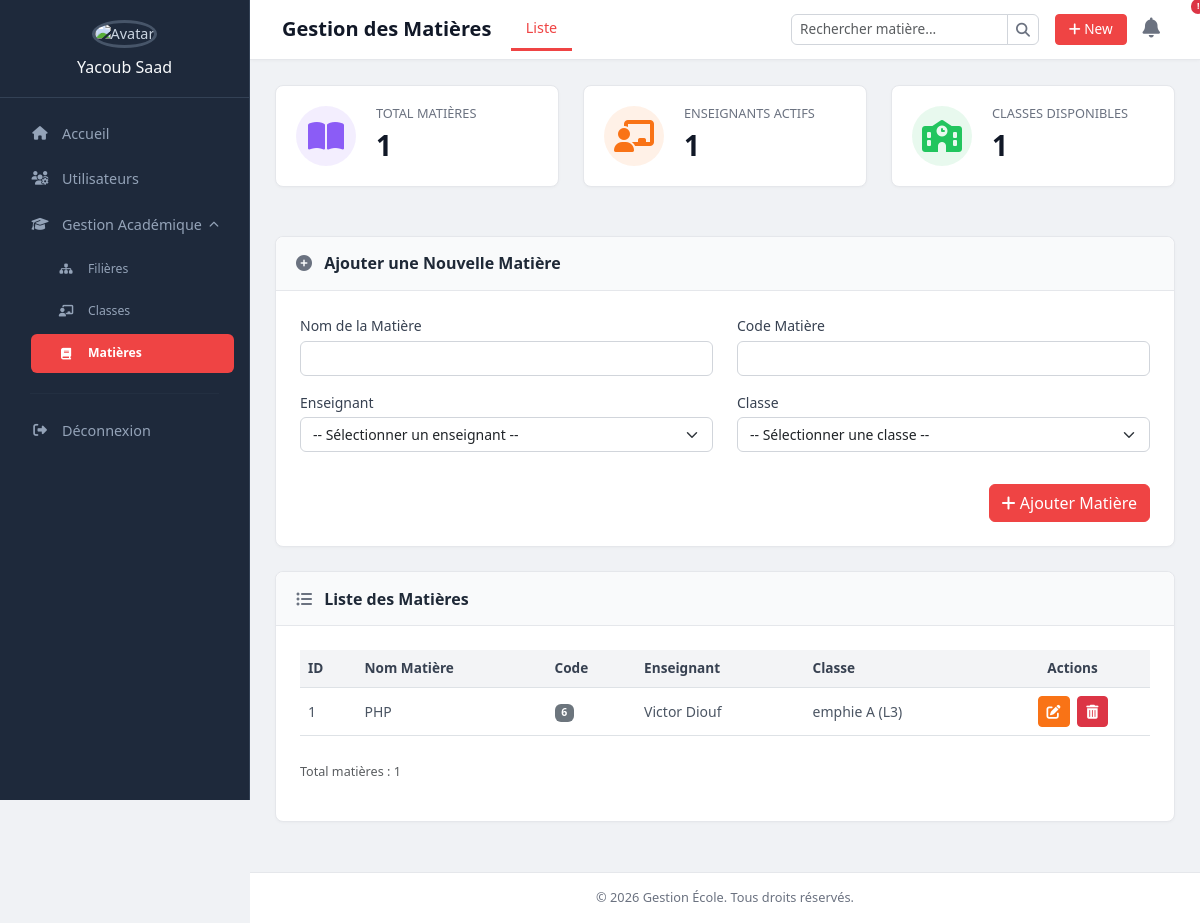
The page /dashboard/admin/gestion_matieres.php on the database its author committed.
### tables this page shows
CREATE TABLE IF NOT EXISTS `matieres` (
  `id` int NOT NULL AUTO_INCREMENT,
  `nom_matiere` varchar(100) DEFAULT NULL,
  `code_matiere` varchar(20) DEFAULT NULL,
  `id_enseignant` int DEFAULT NULL,
  `id_classe` int DEFAULT NULL,
  PRIMARY KEY (`id`),
  KEY `id_enseignant` (`id_enseignant`),
  KEY `id_classe` (`id_classe`)
);

### dashboard/admin/gestion_matieres.php (the view, shortened to what this page needs)
<?php
class Database {
    private $host = 'localhost'; private $db_name = 'gestion_school'; private $username = 'root'; private $password = ''; private $conn;
    public function connect() { $this->conn = null; try { $this->conn = new PDO('mysql:host=' . $this->host . ';dbname=' . $this->db_name, $this->username, $this->password); $this->conn->setAttribute(PDO::ATTR_ERRMODE, PDO::ERRMODE_EXCEPTION); $this->conn->exec('SET NAMES utf8'); } catch(PDOException $e) { error_log('Erreur connexion: ' . $e->getMessage()); die('Erreur connexion DB. Message: ' . $e->getMessage()); } return $this->conn; }
    public function prepare($sql) { if (!$this->conn) $this->connect(); return $this->conn->prepare($sql); }
    public function execute($stmt, $params = []) { try { return $stmt->execute($params); } catch(PDOException $e) { error_log('Erreur SQL: ' . $e->getMessage() . ' | Query: ' . $stmt->queryString); return false; } }
    public function fetchAll($stmt) { return $stmt->fetchAll(PDO::FETCH_ASSOC); }
}
function getCurrentPage() { return basename($_SERVER['SCRIPT_FILENAME']); }
$database = new Database();
$pageTitle = "Gestion des Matières";
$enseignants_disponibles = [];
try {
    $stmt_ens = $database->prepare("SELECT e.id, u.nom, u.prenom FROM enseignants e JOIN utilisateurs u ON e.id_utilisateur = u.id WHERE u.role = 'enseignant' ORDER BY u.nom, u.prenom");
    $database->execute($stmt_ens);
    $enseignants_disponibles = $database->fetchAll($stmt_ens);
} catch (PDOException $e) {
    $message = "Erreur récupération enseignants: " . $e->getMessage(); $message_type = "danger";
}
$classes_disponibles = [];
try {
    $stmt_cls = $database->prepare("SELECT c.id, c.nom_classe, c.niveau, f.nom_filiere FROM classes c JOIN filieres f ON c.id_filiere = f.id ORDER BY f.nom_filiere, c.niveau, c.nom_classe");
    $database->execute($stmt_cls);
    $classes_disponibles = $database->fetchAll($stmt_cls);
} catch (PDOException $e) {
    $message = "Erreur récupération classes: " . $e->getMessage(); $message_type = "danger";
}
$edit_matiere_data = null;
$matieres_list = [];
$count_total_matieres = 0;
try {
    $sql_list = "SELECT m.id, m.nom_matiere, m.code_matiere,
                        CONCAT(u.prenom, ' ', u.nom) as nom_enseignant,
                        CONCAT(c.nom_classe, ' (', c.niveau, ')') as nom_classe_complet
                 FROM matieres m
                 JOIN enseignants e ON m.id_enseignant = e.id
                 JOIN utilisateurs u ON e.id_utilisateur = u.id
                 JOIN classes c ON m.id_classe = c.id
                 ORDER BY m.nom_matiere ASC";
    $stmt_list = $database->prepare($sql_list);
    if ($database->execute($stmt_list)) {
        $matieres_list = $database->fetchAll($stmt_list);
        $count_total_matieres = count($matieres_list);
    } else {
        $message = "Erreur récupération liste matières."; $message_type = "danger";
    }
} catch (PDOException $e) {
    $message = "Erreur DB: " . $e->getMessage(); $message_type = "danger";
}
$currentPage = getCurrentPage();
$userImageUrl = BASE_URL . 'assets/images/default_avatar.png';
?>
<!DOCTYPE html>
<html lang="fr">
<head>
    <link href="https://cdn.jsdelivr.net/npm/bootstrap@5.3.2/dist/css/bootstrap.min.css" rel="stylesheet">
    <link rel="stylesheet" href="https://cdnjs.cloudflare.com/ajax/libs/font-awesome/6.4.0/css/all.min.css">
</head>
<body>
    <aside class="sidebar">
        <div class="sidebar-header">
            <img src="<?php echo htmlspecialchars($userImageUrl); ?>" alt="Avatar" class="user-avatar">
            <h5><?php echo isset($_SESSION['user_nom_complet']) ? htmlspecialchars($_SESSION['user_nom_complet']) : 'Yacoub Saad'; ?></h5>
        </div>
        <nav class="nav sidebar-nav flex-column">
            <a class="nav-link" href="<?php echo BASE_URL; ?>dashboard.php"><i class="fas fa-home fa-fw"></i> Accueil</a>
            <a class="nav-link" href="<?php echo BASE_URL; ?>dashboard/admin/gestion_utilisateurs.php"><i class="fas fa-users-cog fa-fw"></i> Utilisateurs</a>
            <a class="nav-link <?php echo in_array($currentPage, ['gestion_filieres.php', 'gestion_classes.php', 'gestion_matieres.php']) ? '' : 'collapsed'; ?>"
               href="#submenuGestionAcademique" data-bs-toggle="collapse" role="button"
               aria-expanded="<?php echo in_array($currentPage, ['gestion_filieres.php', 'gestion_classes.php', 'gestion_matieres.php']) ? 'true' : 'false'; ?>" >
                <i class="fas fa-graduation-cap fa-fw"></i> Gestion Académique
            </a>
            <div class="collapse <?php echo in_array($currentPage, ['gestion_filieres.php', 'gestion_classes.php', 'gestion_matieres.php']) ? 'show' : ''; ?>" id="submenuGestionAcademique">
                <ul class="nav flex-column ps-3">
                    <li class="nav-item"><a class="nav-link <?php echo ($currentPage == 'gestion_filieres.php') ? 'active' : ''; ?>" href="<?php echo BASE_URL; ?>dashboard/admin/gestion_filieres.php"><i class="fas fa-sitemap fa-fw"></i> Filières</a></li>
                    <li class="nav-item"><a class="nav-link <?php echo ($currentPage == 'gestion_classes.php') ? 'active' : ''; ?>" href="<?php echo BASE_URL; ?>dashboard/admin/gestion_classes.php"><i class="fas fa-chalkboard-teacher fa-fw"></i> Classes</a></li>
                    <li class="nav-item"><a class="nav-link <?php echo ($currentPage == 'gestion_matieres.php') ? 'active' : ''; ?>" href="<?php echo BASE_URL; ?>dashboard/admin/gestion_matieres.php"><i class="fas fa-book fa-fw"></i> Matières</a></li>
                </ul>
            </div>
            <hr class="sidebar-divider">
            <a class="nav-link" href="#"><i class="fas fa-sign-out-alt fa-fw"></i> Déconnexion</a>
        </nav>
    </aside>
    <div class="main-wrapper">
        <nav class="top-navbar navbar navbar-expand-lg">
            <div class="container-fluid">
                <h1 class="page-main-title"><?php echo htmlspecialchars($pageTitle); ?></h1>
                <ul class="nav nav-pills top-nav-tabs me-auto">
                    <li class="nav-item"><a href="<?php echo BASE_URL; ?>dashboard/admin/gestion_matieres.php" class="nav-link active" aria-current="page">Liste</a></li>
                </ul>
                <div class="collapse navbar-collapse" id="topNavContent">
                    <form class="d-flex ms-auto me-3 search-form" role="search">
                        <div class="input-group input-group-sm">
                            <input class="form-control" type="search" placeholder="Rechercher matière..." aria-label="Search">
                            <button class="btn btn-outline-secondary" type="submit"><i class="fas fa-search"></i></button>
                        </div>
                    </form>
                    <ul class="navbar-nav align-items-center">
                        <li class="nav-item"><button class="btn btn-sm btn-new"><i class="fas fa-plus"></i> New</button></li>
                        <li class="nav-item ms-2"><a class="nav-link" href="#" title="Notifications"><i class="fas fa-bell fs-5"></i><span class="badge rounded-pill bg-danger notification-badge">!</span></a></li>
                    </ul>
                </div>
            </div>
        </nav>
        <main class="content-area">
            <div class="row stats-card-row">
                <div class="col-xl-4 col-md-6 mb-4">
                    <div class="stat-card"><div class="stat-card-icon icon-matieres"><i class="fas fa-book-open"></i></div><div class="stat-card-info"><h6>Total Matières</h6><span class="stat-number"><?php echo $count_total_matieres; ?></span></div></div>
                </div>
                 <div class="col-xl-4 col-md-6 mb-4">
                    <div class="stat-card"><div class="stat-card-icon icon-enseignants" style="background-color: rgba(249,115,22,.1); color: #f97316;"><i class="fas fa-chalkboard-user"></i></div><div class="stat-card-info"><h6>Enseignants Actifs</h6><span class="stat-number"><?php echo count($enseignants_disponibles); ?></span></div></div>
                </div>
                 <div class="col-xl-4 col-md-6 mb-4">
                    <div class="stat-card"><div class="stat-card-icon icon-etudiants" style="background-color: rgba(34,197,94,.1); color: #22c55e;"><i class="fas fa-school"></i></div><div class="stat-card-info"><h6>Classes Disponibles</h6><span class="stat-number"><?php echo count($classes_disponibles); ?></span></div></div>
                </div>
            </div>
            <div class="card card-custom mb-4">
                <div class="card-header"><i class="fas <?php echo $edit_matiere_data ? 'fa-edit' : 'fa-plus-circle'; ?>"></i> <?php echo $edit_matiere_data ? 'Modifier la Matière' : 'Ajouter une Nouvelle Matière'; ?></div>
                <div class="card-body">
                    <form action="gestion_matieres.php" method="POST">
                        <div class="row">
                            <div class="col-md-6 mb-3"><label for="nom_matiere" class="form-label">Nom de la Matière</label><input type="text" class="form-control" id="nom_matiere" name="nom_matiere" value="<?php echo $edit_matiere_data ? htmlspecialchars($edit_matiere_data['nom_matiere']) : ''; ?>" required></div>
                            <div class="col-md-6 mb-3"><label for="code_matiere" class="form-label">Code Matière</label><input type="text" class="form-control" id="code_matiere" name="code_matiere" value="<?php echo $edit_matiere_data ? htmlspecialchars($edit_matiere_data['code_matiere']) : ''; ?>" required></div>
                        </div>
                        <div class="row">
                            <div class="col-md-6 mb-3"><label for="id_enseignant" class="form-label">Enseignant</label><select class="form-select" id="id_enseignant" name="id_enseignant" required>
                                <option value="">-- Sélectionner un enseignant --</option>
                            </select></div>
                            <div class="col-md-6 mb-3"><label for="id_classe" class="form-label">Classe</label><select class="form-select" id="id_classe" name="id_classe" required>
                                <option value="">-- Sélectionner une classe --</option>
                            </select></div>
                        </div>
                        <div class="d-flex justify-content-end mt-3">
                            <?php if ($edit_matiere_data): ?>
                                <button type="submit" name="update_matiere" class="btn btn-custom-edit me-2"><i class="fas fa-save"></i> Mettre à Jour</button>
                                <a href="gestion_matieres.php" class="btn btn-secondary"><i class="fas fa-times"></i> Annuler</a>
                            <?php else: ?>
                                <button type="submit" name="add_matiere" class="btn btn-custom-primary" <?php if(empty($enseignants_disponibles) || empty($classes_disponibles)) echo 'disabled'; ?>><i class="fas fa-plus"></i> Ajouter Matière</button>
                            <?php endif; ?>
                        </div>
                    </form>
                </div>
            </div>
            <div class="card card-custom">
                <div class="card-header"><i class="fas fa-list-ul"></i> Liste des Matières</div>
                <div class="card-body">
                    <?php if (empty($matieres_list)): ?>
                        <div class="alert alert-custom-info" role="alert">Aucune matière trouvée.</div>
                    <?php else: ?>
                    <div class="table-responsive">
                        <table class="table table-hover">
                            <thead><tr><th>ID</th><th>Nom Matière</th><th>Code</th><th>Enseignant</th><th>Classe</th><th class="text-center">Actions</th></tr></thead>
                            <tbody>
                                <?php foreach ($matieres_list as $matiere): ?>
                                <tr>
                                    <td><?php echo htmlspecialchars($matiere['id']); ?></td>
                                    <td><?php echo htmlspecialchars($matiere['nom_matiere']); ?></td>
                                    <td><span class="badge bg-secondary"><?php echo htmlspecialchars($matiere['code_matiere']); ?></span></td>
                                    <td><?php echo htmlspecialchars($matiere['nom_enseignant']); ?></td>
                                    <td><?php echo htmlspecialchars($matiere['nom_classe_complet']); ?></td>
                                    <td class="text-center">
                                        <a href="gestion_matieres.php?edit_id=<?php echo htmlspecialchars($matiere['id']); ?>" class="btn btn-sm btn-custom-edit me-1" title="Modifier"><i class="fas fa-edit"></i></a>
                                        <a href="gestion_matieres.php?delete_id=<?php echo htmlspecialchars($matiere['id']); ?>" class="btn btn-sm btn-danger" title="Supprimer" onclick="return confirm('Supprimer cette matière ? Vérifiez les dépendances.');"><i class="fas fa-trash-alt"></i></a>
                                    </td>
                                </tr>
                                <?php endforeach; ?>
                            </tbody>
                        </table>
                    </div>
                    <p class="mt-2 text-muted"><small>Total matières : <?php echo $count_total_matieres; ?></small></p>
                    <?php endif; ?>
                </div>
            </div>
        </main>
        <footer class="page-footer">© <?php echo date("Y"); ?> Gestion École. Tous droits réservés.</footer>
    </div>
</body>
</html>

### rows shown on the page
matieres: id "1", nom_matiere "PHP", code_matiere "6", nom_enseignant "Victor Diouf", nom_classe_complet "emphie A (L3)"

### other values the page prints
$pageTitle "Gestion des Matières"
$count_total_matieres "1"
count($enseignants_disponibles) "1"
count($classes_disponibles) "1"
